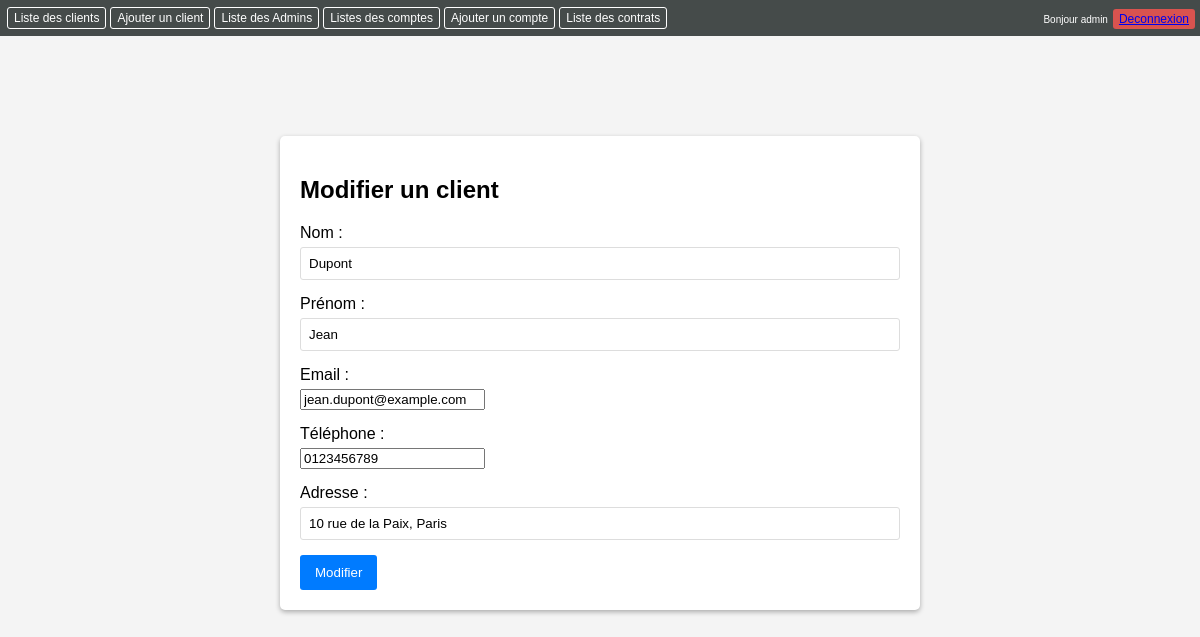
Page /index.php?action=modifier_client&id=1 (signed in) on the committed database.
### tables this page shows
CREATE TABLE `clients` (
  `id` int(11) NOT NULL,
  `nom` varchar(50) NOT NULL,
  `prenom` varchar(50) NOT NULL,
  `email` varchar(100) NOT NULL,
  `telephone` varchar(20) DEFAULT NULL,
  `adresse` varchar(255) DEFAULT NULL
);

### views/clients/edit.php (the view)
<?php include __DIR__ . '/../templates/header.php'; ?>
<div class="form-container">
    <h2>Modifier un client</h2>
    <form method="POST" action="index.php?action=modifier_client&id=<?php echo $client['id']; ?>">
        <div class="form-group">
            <label for="nom">Nom :</label>
            <input type="text" name="nom" id="nom" value="<?php echo htmlspecialchars($client['nom']); ?>">
        </div>
        <div class="form-group">
            <label for="prenom">Prénom :</label>
            <input type="text" name="prenom" id="prenom" value="<?php echo htmlspecialchars($client['prenom']); ?>">
        </div>
        <div class="form-group">
            <label for="email">Email :</label>
            <input type="email" name="email" id="email" value="<?php echo htmlspecialchars($client['email']); ?>">
        </div>
        <div class="form-group">
            <label for="telephone">Téléphone :</label>
            <input type="tel" name="telephone" id="telephone" value="<?php echo htmlspecialchars($client['telephone']); ?>">
        </div>
        <div class="form-group">
            <label for="adresse">Adresse :</label>
            <input type="text" name="adresse" id="adresse" value="<?php echo htmlspecialchars($client['adresse']); ?>">
        </div>
        <button type="submit" name="modifier">Modifier</button>
    </form>
</div>
<?php include __DIR__ . '/../templates/footer.php'; ?>

### css/style.css (style rules this page uses)
body { font-family: sans-serif; margin: 0; padding: 0; background-color: #f4f4f4; }
.form-container { background-color: white; padding: 20px; border-radius: 5px; box-shadow: 0 2px 5px rgba(0, 0, 0, 0.3); width: 50%; margin: 20px auto; }
.form-group { margin-bottom: 15px; }
label { display: block; margin-bottom: 5px; }
input[type="text"], input[type="password"] { width: 100%; padding: 8px; border: 1px solid #ddd; border-radius: 3px; box-sizing: border-box; }
button { background-color: #007bff; color: white; padding: 10px 15px; border: none; border-radius: 3px; cursor: pointer; transition: background-color 0.3s; }

### rows in the picture
clients: nom "Dupont", prenom "Jean", email "jean.dupont@example.com", telephone "0123456789", adresse "10 rue de la Paix, Paris"
